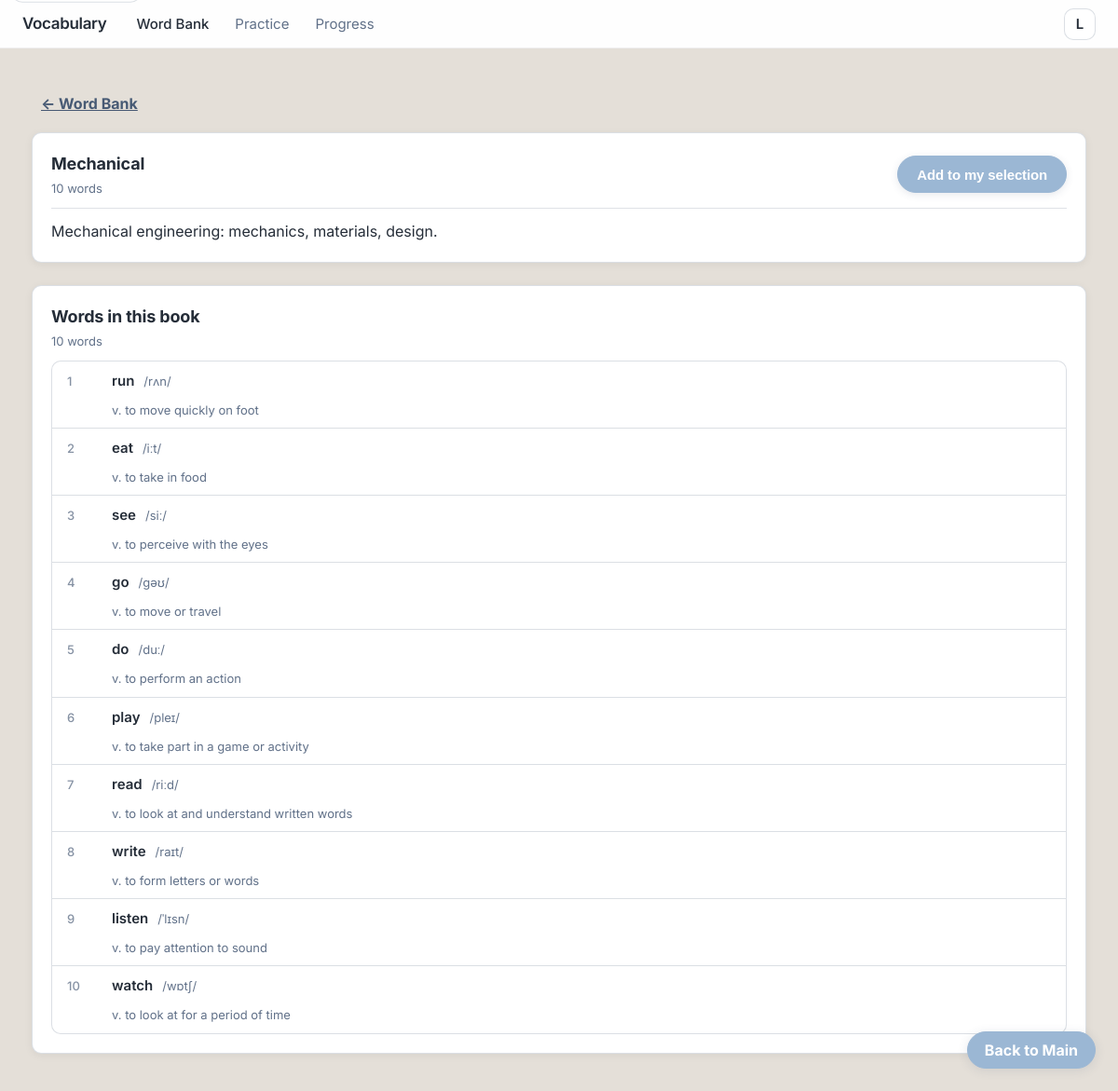
The app's page /wordbook-detail.php?id=mech with its own data.
### tables this page shows
CREATE TABLE `word_books` (
  `id` int unsigned NOT NULL AUTO_INCREMENT,
  `slug` varchar(32) NOT NULL COMMENT '唯一标识：daily, cs, mech, civil, traffic, math',
  `title` varchar(128) NOT NULL,
  `description` text COMMENT '词书简介',
  `created_at` datetime DEFAULT CURRENT_TIMESTAMP,
  `updated_at` datetime DEFAULT CURRENT_TIMESTAMP ON UPDATE CURRENT_TIMESTAMP,
  PRIMARY KEY (`id`),
  UNIQUE KEY `uk_slug` (`slug`)
);

CREATE TABLE `words` (
  `id` int unsigned NOT NULL AUTO_INCREMENT,
  `word` varchar(64) NOT NULL COMMENT '单词',
  `phonetic` varchar(128) DEFAULT NULL COMMENT '音标',
  `meaning` varchar(512) NOT NULL COMMENT '释义',
  `sentence` varchar(512) DEFAULT NULL COMMENT '例句',
  `image_url` varchar(512) DEFAULT NULL COMMENT '图片路径或URL',
  `audio_url` varchar(512) DEFAULT NULL COMMENT '发音音频路径或URL',
  `created_at` datetime DEFAULT CURRENT_TIMESTAMP,
  `updated_at` datetime DEFAULT CURRENT_TIMESTAMP ON UPDATE CURRENT_TIMESTAMP,
  PRIMARY KEY (`id`),
  KEY `idx_word` (`word`)
);

### config.php (called while the page is built, shortened)
<?php
function db(): PDO {
  static $pdo = null;
  if ($pdo instanceof PDO) return $pdo;
  $dsn = 'mysql:host=' . DB_HOST . ';port=' . DB_PORT . ';dbname=' . DB_NAME . ';charset=utf8mb4';
  $pdo = new PDO($dsn, DB_USER, DB_PASS, [
    PDO::ATTR_ERRMODE => PDO::ERRMODE_EXCEPTION,
    PDO::ATTR_DEFAULT_FETCH_MODE => PDO::FETCH_ASSOC,
    PDO::ATTR_EMULATE_PREPARES => false,
  ]);
  return $pdo;
}

### wordbook-detail.php (the view, shortened to what this page needs)
<?php
require_once __DIR__ . '/config.php';
require_once __DIR__ . '/includes/header.php';
$slug = isset($_GET['id']) ? trim((string)$_GET['id']) : 'daily';
$stmt = db()->prepare("
  SELECT
    wb.id,
    wb.slug,
    wb.title,
    wb.description,
    COUNT(DISTINCT wbw.word_id) AS word_count
  FROM word_books wb
  LEFT JOIN word_book_words wbw ON wbw.word_book_id = wb.id
  WHERE wb.slug = ?
  GROUP BY wb.id, wb.slug, wb.title, wb.description
  LIMIT 1
");
$stmt->execute([$slug]);
$book = $stmt->fetch();
  ?>
  <?php
$bookId = (int)$book['id'];
$bookTitle = (string)$book['title'];
$bookDesc = (string)($book['description'] ?? '');
$wordCount = (int)($book['word_count'] ?? 0);
$wstmt = db()->prepare("
  SELECT
    w.word,
    w.phonetic,
    w.meaning
  FROM word_book_words wbw
  JOIN words w ON w.id = wbw.word_id
  WHERE wbw.word_book_id = ?
  ORDER BY wbw.sort_order ASC, w.word ASC
");
$wstmt->execute([$bookId]);
$words = $wstmt->fetchAll();
?>
        <p style="margin-bottom:12px"><a href="./wordbank.php" class="linkBtn" style="display:inline-flex;align-items:center;gap:6px">← Word Bank</a></p>
        <div class="card" id="detailCard" data-slug="<?php echo htmlspecialchars($slug); ?>">
          <div class="card__head">
            <div>
              <div class="card__title"><?php echo htmlspecialchars($bookTitle); ?></div>
              <div class="card__sub"><span id="detailCount"><?php echo $wordCount; ?></span> words</div>
            </div>
            <div class="friendRow__actions">
              <button class="primary" type="button" id="btnToggleSelect">Add to my selection</button>
            </div>
          </div>
          <div class="divider"></div>
          <?php if ($bookDesc !== ''): ?>
            <div class="detailIntro"><?php echo nl2br(htmlspecialchars($bookDesc)); ?></div>
          <?php else: ?>
            <div class="detailIntro" style="color:var(--muted)">No description.</div>
          <?php endif; ?>
        </div>
        <section class="card detailWordsCard" aria-label="Words in this book" style="margin-top:24px">
          <div class="card__head">
            <div>
              <div class="card__title">Words in this book</div>
              <div class="card__sub"><span id="detailWordCount"><?php echo count($words); ?></span> words</div>
            </div>
          </div>
          <div class="detailWords" id="detailWordsList" role="list">
            <?php foreach ($words as $i => $w): ?>
              <div class="detailWord" role="listitem">
                <span class="detailWord__index"><?php echo $i + 1; ?></span>
                <div class="detailWord__main">
                  <span class="detailWord__word"><?php echo htmlspecialchars((string)$w['word']); ?></span>
                  <span class="detailWord__phonetic"><?php echo htmlspecialchars((string)($w['phonetic'] ?? '')); ?></span>
                </div>
                <div class="detailWord__meaning"><?php echo htmlspecialchars((string)($w['meaning'] ?? '')); ?></div>
              </div>
            <?php endforeach; ?>
          </div>
        </section>
<?php require_once __DIR__ . '/includes/footer.php'; ?>

### styles.css (style rules this page uses)
:root { --bg: #E4DFD8; --brand: #9BB7D4; --brand2: #3A4E6B; --panel: #ffffff; --panel2: #ffffff; --stroke: rgba(58,78,107,.18); --text: rgba(28,36,48,.96); --muted: rgba(58,78,107,.80); --muted2: rgba(58,78,107,.62); --danger: #d9415b; --ok: #1aa06d; --fs-topbar: 12px; --fs-sidebar-title: 20px; --fs-sidebar-sub: 14px; --fs-main-title: 24px; --fs-main-desc: 15px; --fs-nav: 15px; --fs-card-title: 18px; --fs-card-meta: 13px; --fs-btn: 15px; --fs-pill: 13px; --shadow: 0 2px 12px rgba(58,78,107,.08); --shadow-card: 0 2px 10px rgba(0,0,0,.06); --radius: 10px; --radius2: 8px; --radius-pill: 999px; --max: 1180px; }
* { box-sizing: border-box; }
html,body { height:100%; }
body { margin:0; font-family: Inter, system-ui, -apple-system, "Segoe UI", Roboto, "Helvetica Neue", Arial, "Noto Sans", "PingFang SC", "Microsoft YaHei", sans-serif; color: var(--text); background: var(--bg); line-height: 1.4; }
.card { background: var(--panel); border: 1px solid var(--stroke); border-radius: var(--radius); padding: 20px; box-shadow: var(--shadow-card); min-width: 0; }
.card__head { display:flex; align-items: center; justify-content: space-between; gap: 14px; margin-bottom: 12px; }
.card__title { font-size: var(--fs-card-title); font-weight: 700; letter-spacing:-.01em; }
.card__sub { margin-top: 4px; color: var(--muted); font-size: var(--fs-card-meta); font-weight: 400; }
.divider { height: 1px; background: rgba(58,78,107,.16); margin: 12px 0; }
.primary,.secondary,.ghost,.success,.danger { height: 40px; padding: 0 20px; border-radius: var(--radius-pill); border: 1px solid transparent; font-size: var(--fs-btn); font-weight: 600; letter-spacing:-.01em; cursor:pointer; color: var(--text); background: var(--panel); }
.primary { color: #fff; background: var(--brand); border-color: var(--brand); box-shadow: 0 2px 8px rgba(58,78,107,.12); }
.linkBtn { background: transparent; border: none; color: rgba(58,78,107,.92); font-weight: 700; cursor:pointer; padding: 8px 10px; border-radius: 12px; }
.friendRow__actions, .groupRow__actions { display:flex; gap: 8px; flex-shrink: 0; }
.detailIntro { color: var(--text); font-weight: 400; line-height: 1.6; }
.detailWordsCard .card__head { margin-bottom: 12px; }
.detailWords { display: flex; flex-direction: column; gap: 0; border: 1px solid var(--stroke); border-radius: var(--radius); overflow: hidden; background: var(--panel); }
.detailWord { display: grid; grid-template-columns: 32px 1fr; gap: 12px 16px; align-items: baseline; padding: 10px 16px; border-bottom: 1px solid var(--stroke); }
.detailWord:last-child { border-bottom: none; }
.detailWord__index { grid-row: 1; font-size: var(--fs-card-meta); color: var(--muted2); font-weight: 500; }
.detailWord__main { grid-column: 2; grid-row: 1; display: flex; align-items: baseline; gap: 10px; flex-wrap: wrap; }
.detailWord__word { font-size: 15px; font-weight: 600; color: var(--text); }
.detailWord__phonetic { font-size: var(--fs-card-meta); color: var(--muted); font-weight: 400; }
.detailWord__meaning { grid-column: 2; grid-row: 2; font-size: var(--fs-card-meta); color: var(--muted); line-height: 1.4; padding-left: 0; }

### records on screen
word_books: title "Mechanical", description "Mechanical engineering: mechanics, materials, design."
words: word "run", phonetic "/rʌn/", meaning "v. to move quickly on foot"
words: word "eat", phonetic "/iːt/", meaning "v. to take in food"
words: word "see", phonetic "/siː/", meaning "v. to perceive with the eyes"
words: word "go", phonetic "/ɡəʊ/", meaning "v. to move or travel"
words: word "do", phonetic "/duː/", meaning "v. to perform an action"
words: word "play", phonetic "/pleɪ/", meaning "v. to take part in a game or activity"
words: word "read", phonetic "/riːd/", meaning "v. to look at and understand written words"
words: word "write", phonetic "/raɪt/", meaning "v. to form letters or words"
words: word "listen", phonetic "/ˈlɪsn/", meaning "v. to pay attention to sound"
words: word "watch", phonetic "/wɒtʃ/", meaning "v. to look at for a period of time"

### other values on screen
$wordCount "10"
count($words) "10"
